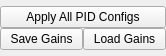
<?xml version="1.0" encoding="UTF-8"?>
<ui version="4.0">
 <class>WidgetCPGrid</class>
 <widget class="QWidget" name="WidgetCPGrid">
  <property name="geometry">
   <rect>
    <x>0</x>
    <y>0</y>
    <width>166</width>
    <height>56</height>
   </rect>
  </property>
  <property name="sizePolicy">
   <sizepolicy hsizetype="Expanding" vsizetype="Expanding">
    <horstretch>0</horstretch>
    <verstretch>0</verstretch>
   </sizepolicy>
  </property>
  <property name="windowTitle">
   <string>Form</string>
  </property>
  <layout class="QGridLayout" name="gridLayout_2">
   <property name="leftMargin">
    <number>0</number>
   </property>
   <property name="topMargin">
    <number>0</number>
   </property>
   <property name="rightMargin">
    <number>0</number>
   </property>
   <property name="bottomMargin">
    <number>0</number>
   </property>
   <property name="spacing">
    <number>0</number>
   </property>
   <item row="1" column="0">
    <layout class="QVBoxLayout" name="verticalLayout">
     <property name="spacing">
      <number>0</number>
     </property>
     <item>
      <layout class="QGridLayout" name="gridLayout">
       <property name="spacing">
        <number>0</number>
       </property>
      </layout>
     </item>
     <item>
      <widget class="QPushButton" name="sendAllParams">
       <property name="text">
        <string>Apply All PID Configs</string>
       </property>
      </widget>
     </item>
     <item>
      <layout class="QHBoxLayout" name="horizontalLayout">
       <property name="spacing">
        <number>0</number>
       </property>
       <item>
        <widget class="QPushButton" name="saveGains">
         <property name="sizePolicy">
          <sizepolicy hsizetype="Minimum" vsizetype="Fixed">
           <horstretch>0</horstretch>
           <verstretch>0</verstretch>
          </sizepolicy>
         </property>
         <property name="text">
          <string>Save Gains</string>
         </property>
        </widget>
       </item>
       <item>
        <widget class="QPushButton" name="loadGains">
         <property name="text">
          <string>Load Gains</string>
         </property>
        </widget>
       </item>
      </layout>
     </item>
    </layout>
   </item>
  </layout>
 </widget>
 <resources/>
 <connections/>
</ui>
